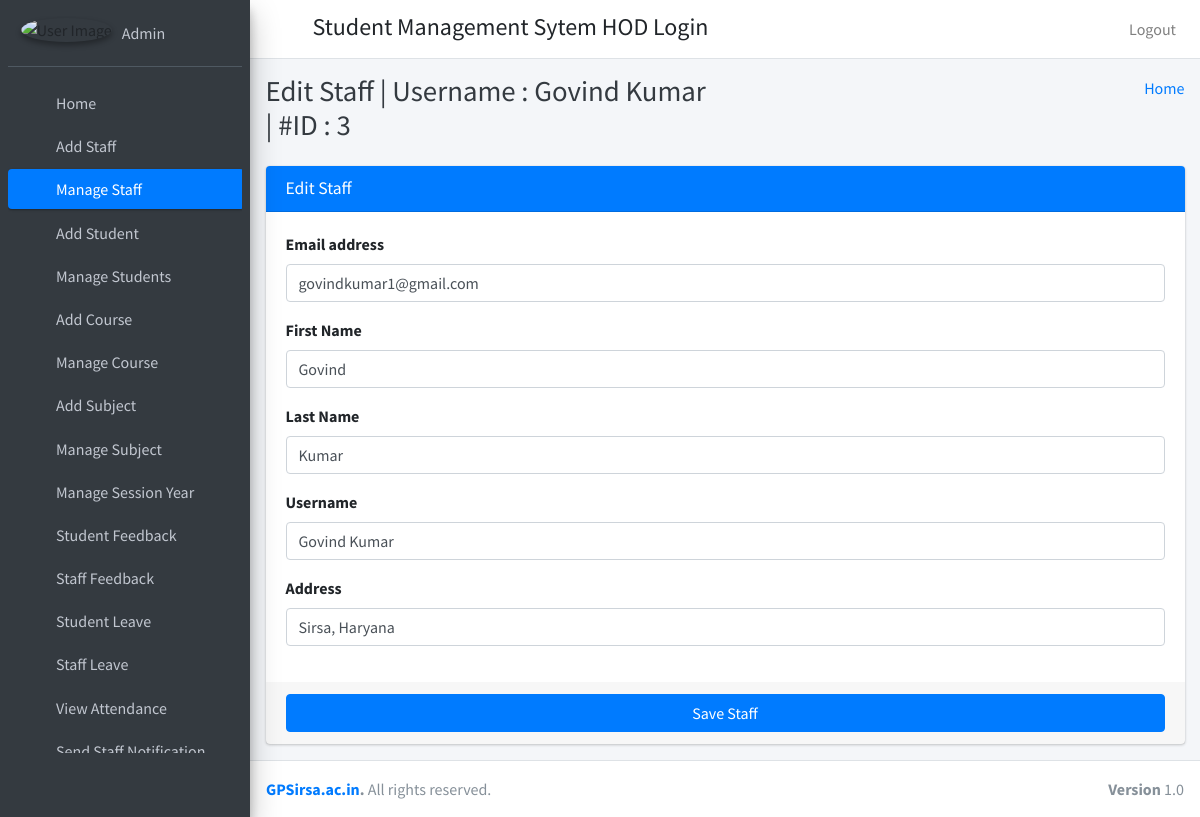
Page /edit_staff/3 (signed in) on the committed database.
### student_management_app/models.py (models this page shows)
class CustomUser(AbstractUser):
    user_type_data=((1,"HOD"),(2,"Staff"),(3,"Student"))
    user_type=models.CharField(default=1,choices=user_type_data,max_length=10)

class Staffs(models.Model):
    id=models.AutoField(primary_key=True)
    admin=models.OneToOneField(CustomUser,on_delete=models.CASCADE)
    address=models.TextField()
    created_at=models.DateTimeField(auto_now_add=True)
    updated_at=models.DateTimeField(auto_now_add=True)
    fcm_token=models.TextField(default="")
    objects=models.Manager()

### student_management_app/HodViews.py (the view)
# urls.py: path('edit_staff/<str:staff_id>', HodViews.edit_staff,name="edit_staff"),
def edit_staff(request,staff_id):
    staff=Staffs.objects.get(admin=staff_id)
    return render(request,"hod_template/edit_staff_template.html",{"staff":staff,"id":staff_id})

### student_management_app/templates/hod_template/edit_staff_template.html (shortened to what this page needs)
{% extends 'hod_template/base_template.html' %}
{% block page_title %}
Edit Staff  | Username : {{ staff.admin.username }} |  #ID : {{ staff.admin.id }}
{% endblock page_title %}
{% block main_content %}
    <section class="content">
      <div class="container-fluid">
          <div class="row">
              <div class="col-md-12">
            <div class="card card-primary">
              <div class="card-header">
                <h3 class="card-title">Edit Staff</h3>
              </div>
              <form role="form" action="/edit_staff_save" method="post">
                <div class="card-body">
                  <div class="form-group">
                    <label>Email address</label>
                    <input type="email" class="form-control" name="email" placeholder="Enter email" value="{{ staff.admin.email }}">
                  </div>
                   <div class="form-group">
                    <label>First Name</label>
                    <input type="text" class="form-control" placeholder="First Name" name="first_name" value="{{ staff.admin.first_name }}">
                  </div>
                   <div class="form-group">
                    <label>Last Name</label>
                    <input type="text" class="form-control" placeholder="Last Name" name="last_name" value="{{ staff.admin.last_name }}">
                  </div>
                   <div class="form-group">
                    <label>Username</label>
                    <input type="text" class="form-control" placeholder="Username" name="username" value="{{ staff.admin.username }}">
                  </div>
                  <div class="form-group">
                    <label>Address</label>
                    <input type="text" class="form-control" placeholder="Address" name="address" value="{{ staff.address }}">
                  </div>
                </div>
                <div class="card-footer">
                  <button type="submit" class="btn btn-primary btn-block">Save Staff</button>
                </div>
              </form>
            </div>
          </div>
          </div>
      </div>
    </section>
{% endblock main_content %}

### student_management_app/templates/hod_template/sidebar_template.html (shortened to what this page needs)
{% load static %}
  <aside class="main-sidebar sidebar-dark-primary elevation-4">
    <div class="sidebar">
      <div class="user-panel mt-3 pb-3 mb-3 d-flex">
        <div class="image">
          <img src="{% static "dist/img/user1-128x128.jpg" %}" class="img-circle elevation-2" alt="User Image">
        </div>
        <div class="info">
          <a href="{% url 'admin_profile' %}" class="d-block">{{ user.username }}</a>
        </div>
      </div>
      <nav class="mt-2">
        <ul class="nav nav-pills nav-sidebar flex-column" data-widget="treeview" role="menu" data-accordion="false">
          <li class="nav-item">
            {% url 'admin_home' as admin_home %}
            <a href="{{ admin_home }}" class="nav-link {% if request.path == admin_home %} active {% endif %}">
              <i class="nav-icon fas fa-th"></i>
              <p>
                Home
              </p>
            </a>
          </li>
          <li class="nav-item">
            {% url 'add_staff' as add_staff %}
            <a href="{{ add_staff }}" class="nav-link {% if request.path == add_staff %} active {% endif %}">
              <i class="nav-icon fas fa-th"></i>
              <p>
                Add Staff
              </p>
            </a>
          </li>
           <li class="nav-item">
              {% url 'manage_staff' as manage_staff %}
            {% url 'edit_staff' staff_id=id as edit_staff %}
            <a href="{% url 'manage_staff' %}" class="nav-link {% if request.path == manage_staff %} active {% endif %} {% if request.path == edit_staff %} active {% endif %}">
              <i class="nav-icon fas fa-th"></i>
              <p>
                Manage Staff
              </p>
            </a>
          </li>
          <li class="nav-item">
              {% url 'add_student' as add_student %}
            <a href="{% url 'add_student' %}" class="nav-link {% if request.path == add_student %} active {% endif %}">
              <i class="nav-icon fas fa-th"></i>
              <p>
                Add Student
              </p>
            </a>
          </li>
          <li class="nav-item">
              {% url 'manage_student' as manage_student %}
              {% url 'edit_student' student_id=id as edit_student %}
            <a href="{% url 'manage_student' %}" class="nav-link {% if request.path == manage_student %} active {% endif %} {% if request.path == edit_student %} active {% endif %}">
              <i class="nav-icon fas fa-th"></i>
              <p>
                Manage Students
              </p>
            </a>
          </li>
          <li class="nav-item">
            {% url 'add_course' as add_course %}
            <a href="{% url 'add_course' %}" class="nav-link {% if request.path == add_course %} active {% endif %}">
              <i class="nav-icon fas fa-th"></i>
              <p>
                Add Course
              </p>
            </a>
          </li>
          <li class="nav-item">
            {% url 'manage_course' as manage_course %}
              {% url 'edit_course' course_id=id as edit_course %}
            <a href="{% url 'manage_course' %}" class="nav-link {% if request.path == manage_course %} active {% endif %} {% if request.path == edit_course %} active {% endif %}">
              <i class="nav-icon fas fa-th"></i>
              <p>
                Manage Course
              </p>
            </a>
          </li>
          <li class="nav-item">
            {% url 'add_subject' as add_subject %}
            <a href="{% url 'add_subject' %}" class="nav-link {% if request.path == add_subject %} active {% endif %}">
              <i class="nav-icon fas fa-th"></i>
              <p>
                Add Subject
              </p>
            </a>
          </li>
          <li class="nav-item">
            {% url 'manage_subject' as manage_subject %}
            {% url 'edit_subject' subject_id=id as edit_subject %}
            <a href="{% url 'manage_subject' %}" class="nav-link {% if request.path == manage_subject %} active {% endif %} {% if request.path == edit_subject %} active {% endif %} ">
              <i class="nav-icon fas fa-th"></i>
              <p>
                Manage Subject
              </p>
            </a>
          </li>
          <li class="nav-item">
            {% url 'manage_session' as manage_session %}
            <a href="{% url 'manage_session' %}" class="nav-link {% if request.path == manage_session %} active {% endif %} ">
              <i class="nav-icon fas fa-th"></i>
              <p>
                Manage Session Year
              </p>
            </a>
          </li>
           <li class="nav-item">
             {% url 'student_feedback_message' as student_feedback_message %}
            <a href="{% url 'student_feedback_message' %}" class="nav-link {% if request.path == student_feedback_message %} active {% endif %}">
              <i class="nav-icon fas fa-th"></i>
              <p>
                Student Feedback
              </p>
            </a>
          </li>
           <li class="nav-item">
               {% url 'staff_feedback_message' as staff_feedback_message %}
            <a href="{% url 'staff_feedback_message' %}" class="nav-link {% if request.path == staff_feedback_message %} active {% endif %}">
              <i class="nav-icon fas fa-th"></i>
              <p>
                Staff Feedback
              </p>
            </a>
          </li>
           <li class="nav-item">
               {% url 'student_leave_view' as student_leave_view %}
            <a href="{% url 'student_leave_view' %}" class="nav-link {% if request.path == student_leave_view %} active {% endif %}">
              <i class="nav-icon fas fa-th"></i>
              <p>
                Student Leave
              </p>
            </a>
          </li>
            <li class="nav-item">
                 {% url 'staff_leave_view' as staff_leave_view %}
            <a href="{% url 'staff_leave_view' %}" class="nav-link {% if request.path == staff_leave_view %} active {% endif %}">
              <i class="nav-icon fas fa-th"></i>
              <p>
                Staff Leave
              </p>
            </a>
          </li>
          <li class="nav-item">
            {% url 'admin_view_attendance' as admin_view_attendance %}
             <a href="{% url 'admin_view_attendance' %}" class="nav-link {% if request.path == admin_view_attendance %} active {% endif %}">
              <i class="nav-icon fas fa-th"></i>
              <p>
                View Attendance
              </p>
            </a>
          </li>
          <li class="nav-item">
            {% url 'admin_send_notification_staff' as admin_send_notification_staff %}
             <a href="{% url 'admin_send_notification_staff' %}" class="nav-link {% if request.path == admin_send_notification_staff %} active {% endif %}">
              <i class="nav-icon fas fa-th"></i>
              <p>
                Send Staff Notification
              </p>
            </a>
          </li>
        </ul>
      </nav>
    </div>
  </aside>

### rows in the picture
CustomUser: username "Admin"
Staffs: admin.username "Govind Kumar", admin.id "3", email "govindkumar1@gmail.com", first_name "Govind", last_name "Kumar", username "Govind Kumar", address "Sirsa, Haryana"
